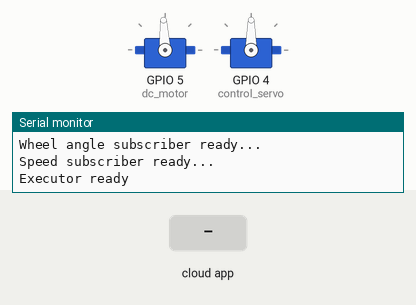
Simulated run of this sketch. Board: ESP32. Shown: 2 × servo, the last lines printed to the serial monitor. The inputs (shaded band) are chosen by the test bench. WiFi joins after 1.5 s; servers stay silent unless stated; the ROS host is connected and sends only what is stated.

Above: at 4.7 s.
4.8 s: the phone or cloud app sets speed_control to 0
At 5.5 s:
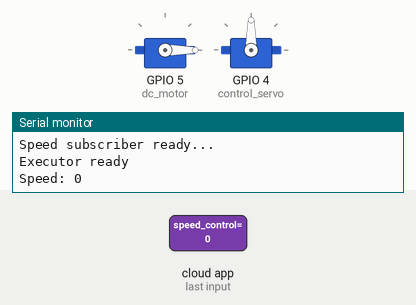
6.3 s: the phone or cloud app sets wheel_angle_control to 0
At 7.2 s:
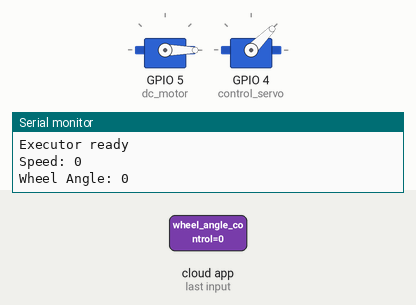
Timing chart, 0 to 9.3 s (numbered marks = the images above; inputs shaded):
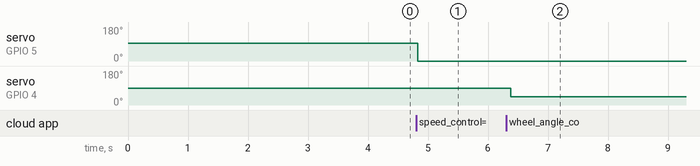

Measured:
- after the input at 4.8 s, servo on GPIO 5 (dc_motor): 93° → 0° at once
- after the input at 6.3 s, servo on GPIO 4 (control_servo): 90° → 45° after 0.08 s

The sketch:

micro_ros_subscriber.ino
```cpp
// Micro-ROS libraries
#include <micro_ros_arduino.h>
#include <stdio.h>
#include <rcl/rcl.h>
#include <rcl/error_handling.h>
#include <rclc/rclc.h>
#include <rclc/executor.h>

// WiFi library
#include <WiFi.h>

// ROS2 messages
#include <std_msgs/msg/Int32.h>
// Car control library
#include <ESP32Servo.h>

// Micro-ROS variables
rcl_subscription_t subscriber_wheel_angle;
rcl_subscription_t subscriber_speed;
std_msgs__msg__Int32 msg;
rclc_executor_t executor;
rclc_support_t support;
rcl_allocator_t allocator;
rcl_node_t node;
rcl_timer_t timer;

// Initializing DC motor and controlling servo
Servo dc_motor;
Servo control_servo;


// Micro-ROS functions for error handling, checks initialization
#define RCCHECK(fn) { rcl_ret_t temp_rc = fn; if((temp_rc != RCL_RET_OK)){printf("Failed status on line %d: %d. Aborting.\n",__LINE__,temp_rc); error_loop();}}
#define RCSOFTCHECK(fn) { rcl_ret_t temp_rc = fn; if((temp_rc != RCL_RET_OK)){}}

// If checks failed - ESP goes to this loop
void error_loop(){
  delay(5000);
}


// Callback function. Called every time when new data from publishers recieved
void wheel_angle_subscription_callback(const void *msgin) {
  const std_msgs__msg__Int32 *msg = (const std_msgs__msg__Int32 *)msgin;
  Serial.print("Wheel Angle: ");
  Serial.println(msg->data);
  int angle = msg->data;
  // Tells value to DC motor. Value has to be between 45 and 135 degrees
  // 135 = LEFT
  // 45 = RIGHT
  if (angle < 45) {
    angle = 45;
  } else if (angle > 135) {
    angle = 135;
  }

  control_servo.write(angle);
  delay(15);
}

void speed_subscription_callback(const void *msgin) {
  const std_msgs__msg__Int32 *msg = (const std_msgs__msg__Int32 *)msgin;
  Serial.print("Speed: ");
  Serial.println(msg->data);
  int speed = msg->data;


  // Tells speed value to DC motor
  dc_motor.writeMicroseconds(speed);
  delay(4);
}

// SETUP
void setup() {
  // Initalize serial monitor
  Serial.begin(115200);
  // Connecting to WIFi
  WiFi.begin("jetson_team1", "jetson_team1");
  Serial.println("Connecting to Wi-Fi");
  // If WiFi not connected print dots
  while (WiFi.status() != WL_CONNECTED) {
      delay(500);
      Serial.print(".");
    }
  // If connected to WiFi prints IP address.
  Serial.println("WiFi connected!");
  Serial.print("IP address: ");
  Serial.println(WiFi.localIP());
  // Setting Micro-ROS transport
  set_microros_wifi_transports("jetson_team1", "jetson_team1", "10.42.0.1", 8888);
  // Delay to wait for WiFi settings apply
  delay(2000);


  //SERVO AND MOTOR SETTINGS

  // Motor pin 5
  dc_motor.attach(5);
  // 1500, motor not working
  dc_motor.writeMicroseconds(1500);
  // Controlling servo pin 4
  control_servo.attach(4);
  // Deafualt position for control servo
  control_servo.write(90);


  // MICRO-ROS SETTINGS

  allocator = rcl_get_default_allocator();
  //create init_options
  RCCHECK(rclc_support_init(&support, 0, NULL, &allocator));
  Serial.println("Initilizing...");

  // create node
  RCCHECK(rclc_node_init_default(&node, "arduino_node", "", &support));
  Serial.println("Initializing node...");

  // create subscriber for speed
  RCCHECK(rclc_subscription_init_default(
  &subscriber_speed,
  &node,
  ROSIDL_GET_MSG_TYPE_SUPPORT(std_msgs, msg, Int32),
  "wheel_angle_control"));
  Serial.println("Wheel angle subscriber ready...");

  // Create subscriber for wheels' angle
  RCCHECK(rclc_subscription_init_default(
  &subscriber_wheel_angle,
  &node,
  ROSIDL_GET_MSG_TYPE_SUPPORT(std_msgs, msg, Int32),
  "speed_control"));
  Serial.println("Speed subscriber ready...");


  // create executor
  RCCHECK(rclc_executor_init(&executor, &support.context, 2, &allocator));
  RCCHECK(rclc_executor_add_subscription(&executor, &subscriber_wheel_angle, &msg, &speed_subscription_callback, ON_NEW_DATA));
  RCCHECK(rclc_executor_add_subscription(&executor, &subscriber_speed, &msg, &wheel_angle_subscription_callback, ON_NEW_DATA));
  Serial.println("Executor ready");
}

void loop() {
  delay(100);
  rclc_executor_spin_some(&executor, RCL_MS_TO_NS(100));
}
```
